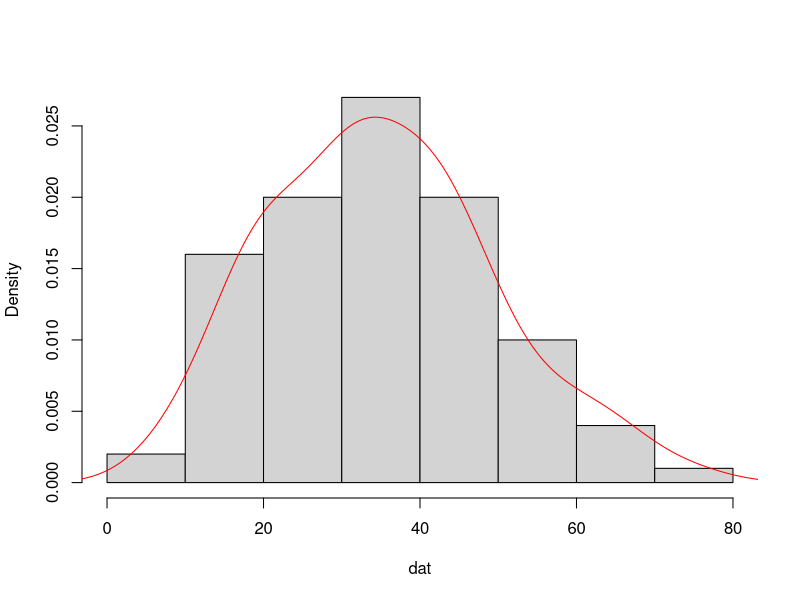
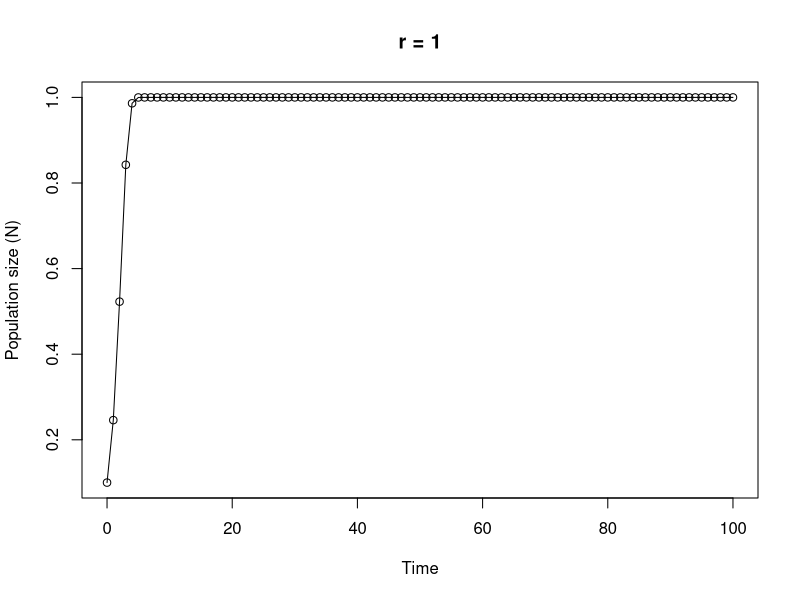

R code for these plots, in order:
## ----Q1, results = 'asis'------------------------------------------------------------------------------------------------------------------------------------------------------------------

# area of a circle
# the equation to calculate the area of a circle is pi * radius^2

circle.area <- function(d){ 
	pi * (d/2)^2
}

# to use your new function

circle.area(10)
# [1] 78.53982

# to test on a vector of diameters
# first create a vector with diameters ranging from 0 to 50 in steps of 10

cir.diam <- seq(from = 0, to = 50, by = 10)

# test your function

circle.area(cir.diam)
# [1]    0.00000   78.53982  314.15927  706.85835 1256.63706 1963.49541


## ----Q2, tidy = TRUE-----------------------------------------------------------------------------------------------------------------------------------------------------------------------

far.cent <- function(a){
	val <- (a-32)*5/9
	print(paste("Fahrenheit: ", round(a, digits = 3), "oF",sep = " "), quote = FALSE)# round 3dp
	print(paste("Centigrade: ", round(val, digits = 3), "oC", sep = " "), quote = FALSE)# round 3dp
}

# alternative Fahrenheit to centigrade using cat function

far.cent2 <- function(a){
	val <- (a - 32) * 5/9	#calculation
	cat("Fahrenheit: ", round(a, digits = 3), "oF", "\n")   # use cat function
	cat("Centigrade: ", round(val, digits = 3), "oC", "\n")   
}



## ----Q3------------------------------------------------------------------------------------------------------------------------------------------------------------------------------------

# Create a vector of normally distributed data
# length 100, mean 35 and standard deviation of 29

vals <- rnorm(100, 35, 15)	# create some norm dist data mean 35, sd = 15

summary.fun <- function(dat){
	mymean <- round(mean(dat), digits = 4)      	# calc mean
	mymedian <- round(median(dat), digits = 4)    # calc median
	mymin <- round(min(dat), digits = 4)          # calc min
	mymax <- round(max(dat), digits = 4)          # calc max
	print(paste("mean:", mymean, sep = " "), quote = FALSE)     # print mean
	print(paste("median:", mymedian, sep = " "), quote = FALSE)     # print median
	print(paste("range:", "from:", mymin, "to", mymax, sep = " "), quote = FALSE) 
	dens <- density(dat)                          # estimate density curve
	hist(dat, main = "",type = "l",freq = FALSE)  # plot histogram
	lines(dens, lty = 1, col = "red")             # plot density curve
}

# use the function
summary.fun(vals)


## ----Q4------------------------------------------------------------------------------------------------------------------------------------------------------------------------------------

# calculate a median

ourmedian <- function(x){
	n <- length(x)
	if (n %% 2 == 1)      # odd numbers
	  sort(x)[(n + 1)/2]  # find the middle number by adding 1 to length and div 2
	else {                # even numbers
	  middletwo <- sort(x)[(n/2) + 0:1]   #find the two middle numbers
	  mean(middletwo)
	  }
}

# use the function
mydat <- sample(1:50, size = 10, replace = TRUE )

# our function
ourmedian(mydat)

# R median function
median(mydat)


## ----Q5, tidy = TRUE-----------------------------------------------------------------------------------------------------------------------------------------------------------------------

# function to simulate Ricker model

Ricker.model <- function(nzero, r, time, K=1){     # sets initial parameters
  N <- numeric(time + 1)    # creates a real vector of length time+1 to store values of Nt+1
  N[1] <- nzero             # sets initial population size in first element of N
  for (i in 1:time) {				# loops over time
      N[i+1] <- N[i]*exp(r*(1 - N[i]/K))    
  }
  Time <- 0:time   					 # creates vector for x axis
  plot(Time, N, type = "o", xlim = c(0, time), xlab = "Time", ylab = "Population size (N)", main = paste("r =", r, sep=" "))   # plots     output
}

# To run
# play around with the different parameters, especially r
Ricker.model(nzero=0.1,r=1,time=100)
